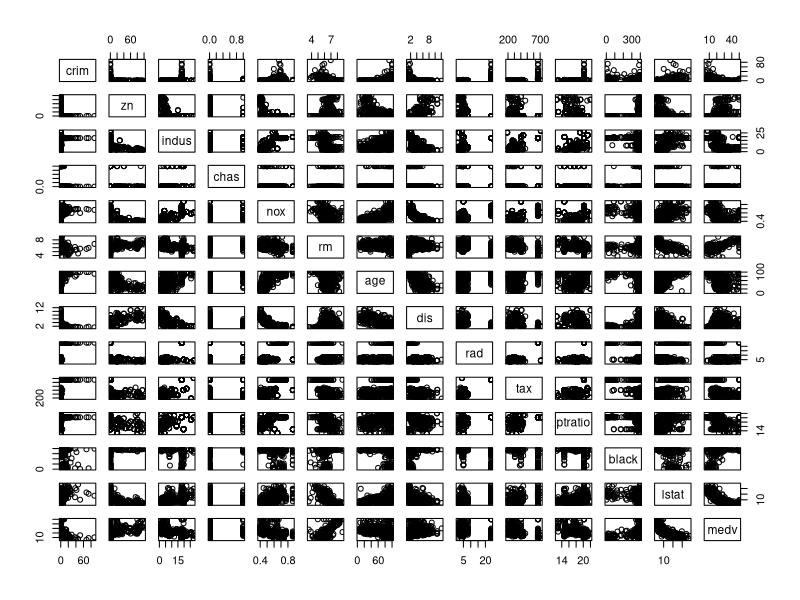
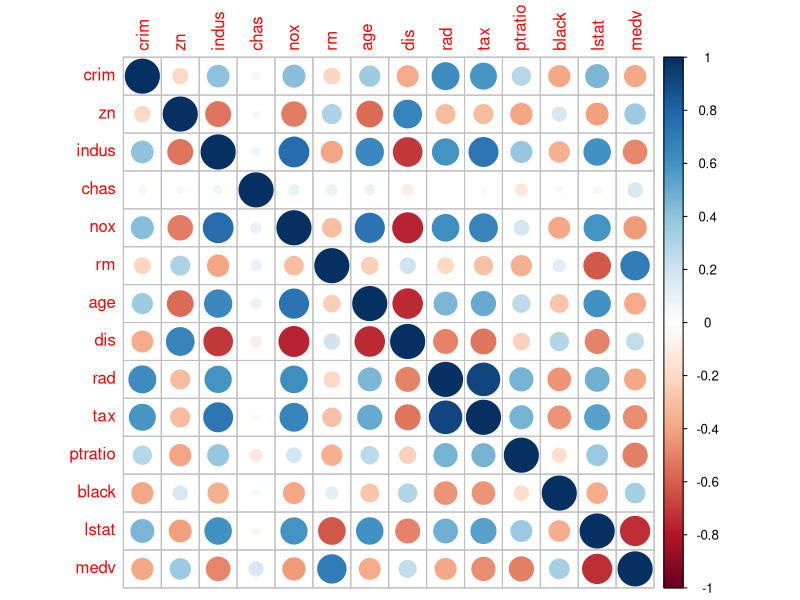
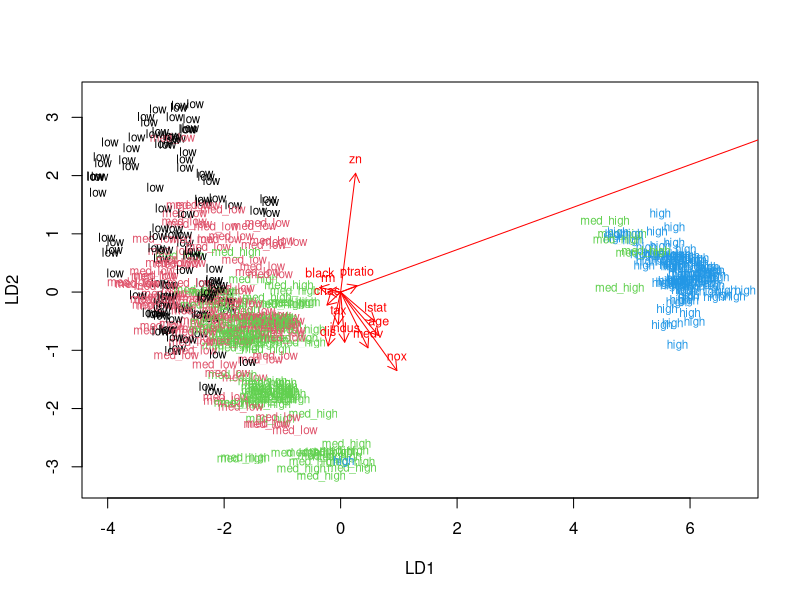
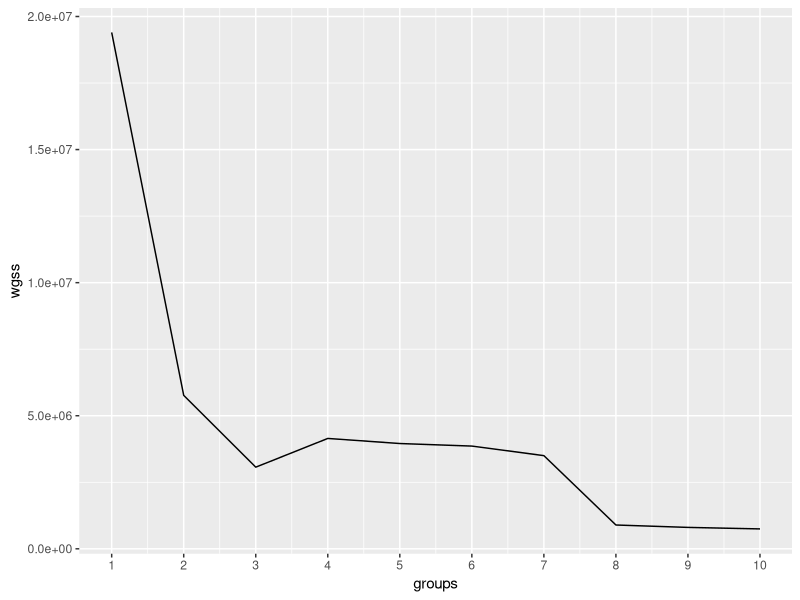
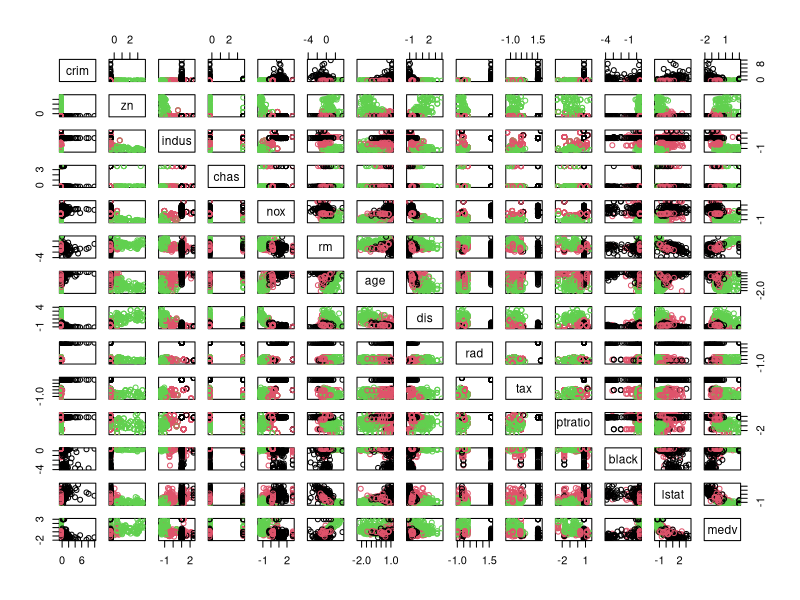
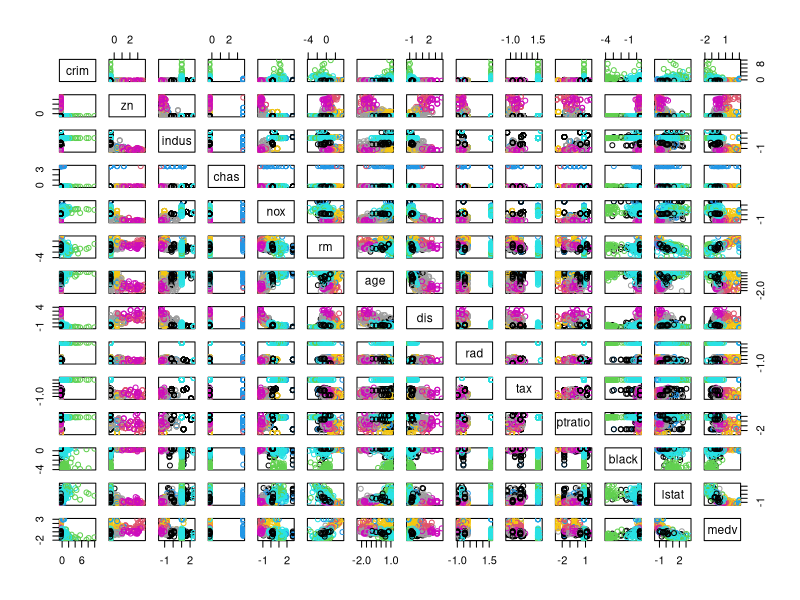

The R script that drew these images, in order:
## ---- chunk 1
date()

#library(GGally)
#library(dplyr)
library(MASS)
library(tidyr)
library(corrplot)
library(ggplot2)
data("Boston")

## ---- chunk 2

str(Boston)

## ---- chunk 3

summary(Boston)

## ---- chunk 4
# Create scatterplot matrix
pairs(Boston)

## ---- chunk 5
# Look at correlations
corbos = cor(Boston)
corrplot(corbos)
## ---- chunk 6

# Standardize the dataset and print out summaries of the scaled data. How did the variables change? Create a categorical variable of the crime rate in the Boston dataset (from the scaled crime rate). Use the quantiles as the break points in the categorical variable. Drop the old crime rate variable from the dataset. Divide the dataset to train and test sets, so that 80% of the data belongs to the train set. (0-2 points)

boston_scaled <- scale(Boston)
summary(boston_scaled)
## ---- chunk 7

boston_scaled<-as.data.frame(boston_scaled)
boston_scaled$crim <- as.numeric(boston_scaled$crim)
# create a quantile vector of crim and print it
bins <- quantile(boston_scaled$crim)
bins

# create a categorical variable 'crime'
crime <- cut(boston_scaled$crim, breaks = bins, include.lowest = TRUE, label=c("low","med_low","med_high","high"))

# look at the table of the new factor crime
table(crime)

# remove original crim from the dataset
boston_scaled <- dplyr::select(boston_scaled, -crim)

# add the new categorical value to scaled data
boston_scaled <- data.frame(boston_scaled, crime)

# number of rows in the Boston dataset 
n <- nrow(boston_scaled)

# choose randomly 80% of the rows
ind <- sample(n,  size = n * 0.8)

# create train set
train <- boston_scaled[ind,]

# create test set 
test <- boston_scaled[-ind,]

## ---- chunk 8
# Fit the linear discriminant analysis on the train set. Use the categorical crime rate as the target variable and all the other variables in the dataset as predictor variables. Draw the LDA (bi)plot. (0-3 points)

# linear discriminant analysis
lda.fit <- lda(crime ~ ., data = train)

# print the lda.fit object
lda.fit

# the function for lda biplot arrows
lda.arrows <- function(x, myscale = 1, arrow_heads = 0.1, color = "red", tex = 0.75, choices = c(1,2)){
  heads <- coef(x)
  arrows(x0 = 0, y0 = 0, 
         x1 = myscale * heads[,choices[1]], 
         y1 = myscale * heads[,choices[2]], col=color, length = arrow_heads)
  text(myscale * heads[,choices], labels = row.names(heads), 
       cex = tex, col=color, pos=3)
}

# target classes as numeric
classes <- as.numeric(train$crime)

# plot the lda results
plot(lda.fit, dimen = 2, col = classes, pch = classes)
lda.arrows(lda.fit, myscale = 2.5)


## ---- chunk 9
# Save the crime categories from the test set and then remove the categorical crime variable from the test dataset. Then predict the classes with the LDA model on the test data. Cross tabulate the results with the crime categories from the test set. Comment on the results. (0-3 points)

# save the correct classes from test data
correct_classes <- test$crime

# remove the crime variable from test data
test <- dplyr::select(test, -crime)

# predict classes with test data
lda.pred <- predict(lda.fit, newdata = test)
## ---- chunk 10
# cross tabulate the results
results <- table(correct = correct_classes, predicted = lda.pred$class)

# calculate model precision & sensitivity
table(correct = correct_classes, predicted = lda.pred$class)
1-diag(results)/colSums(results) # Precision: fraction of false positives
1-diag(results)/rowSums(results) # Sensitivity: fraction of false negatives

## ---- chunk 11
# Make another scaled Boston data set
boston_scaled <- scale(Boston)

# Distances between observations
summary(dist(boston_scaled))

## ---- chunk 12
set.seed(123)

# determine the number of clusters
k_max <- 10

# calculate the total within sum of squares
twcss <- sapply(1:k_max, function(k){kmeans(Boston, k)$tot.withinss})

# visualize the results
df<- data.frame(wgss=c(twcss),groups=1:k_max)
ggplot(data = df, aes(x=groups, y=wgss)) + geom_line() + scale_x_continuous(breaks = 1:10)

## ---- chunk 13
set.seed(123)

# k-means clustering
km3 <- kmeans(boston_scaled, centers = 3)

# plot the Boston dataset with clusters
pairs(boston_scaled, col = km3$cluster)

# k-means clustering
km8 <- kmeans(boston_scaled, centers = 8)

# plot the Boston dataset with clusters
pairs(boston_scaled, col = km8$cluster)

